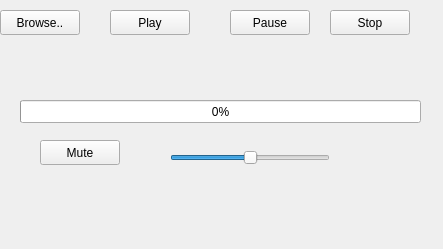
<?xml version="1.0" encoding="UTF-8"?>
<ui version="4.0">
 <class>MediaPlayer</class>
 <widget class="QWidget" name="MediaPlayer">
  <property name="geometry">
   <rect>
    <x>0</x>
    <y>0</y>
    <width>443</width>
    <height>249</height>
   </rect>
  </property>
  <property name="windowTitle">
   <string>BogiPlayer</string>
  </property>
  <widget class="QPushButton" name="browse">
   <property name="geometry">
    <rect>
     <x>0</x>
     <y>10</y>
     <width>80</width>
     <height>25</height>
    </rect>
   </property>
   <property name="text">
    <string>Browse..</string>
   </property>
  </widget>
  <widget class="QPushButton" name="play">
   <property name="geometry">
    <rect>
     <x>110</x>
     <y>10</y>
     <width>80</width>
     <height>25</height>
    </rect>
   </property>
   <property name="text">
    <string>Play</string>
   </property>
  </widget>
  <widget class="QPushButton" name="pause">
   <property name="geometry">
    <rect>
     <x>230</x>
     <y>10</y>
     <width>80</width>
     <height>25</height>
    </rect>
   </property>
   <property name="text">
    <string>Pause</string>
   </property>
  </widget>
  <widget class="QPushButton" name="stop">
   <property name="geometry">
    <rect>
     <x>330</x>
     <y>10</y>
     <width>80</width>
     <height>25</height>
    </rect>
   </property>
   <property name="text">
    <string>Stop</string>
   </property>
  </widget>
  <widget class="QSlider" name="volume">
   <property name="geometry">
    <rect>
     <x>170</x>
     <y>150</y>
     <width>160</width>
     <height>16</height>
    </rect>
   </property>
   <property name="maximum">
    <number>100</number>
   </property>
   <property name="value">
    <number>50</number>
   </property>
   <property name="orientation">
    <enum>Qt::Horizontal</enum>
   </property>
  </widget>
  <widget class="QProgressBar" name="progressBar">
   <property name="geometry">
    <rect>
     <x>20</x>
     <y>100</y>
     <width>401</width>
     <height>23</height>
    </rect>
   </property>
   <property name="value">
    <number>0</number>
   </property>
  </widget>
  <widget class="QPushButton" name="mute">
   <property name="geometry">
    <rect>
     <x>40</x>
     <y>140</y>
     <width>80</width>
     <height>25</height>
    </rect>
   </property>
   <property name="text">
    <string>Mute</string>
   </property>
  </widget>
 </widget>
 <layoutdefault spacing="6" margin="11"/>
 <resources/>
 <connections/>
</ui>
